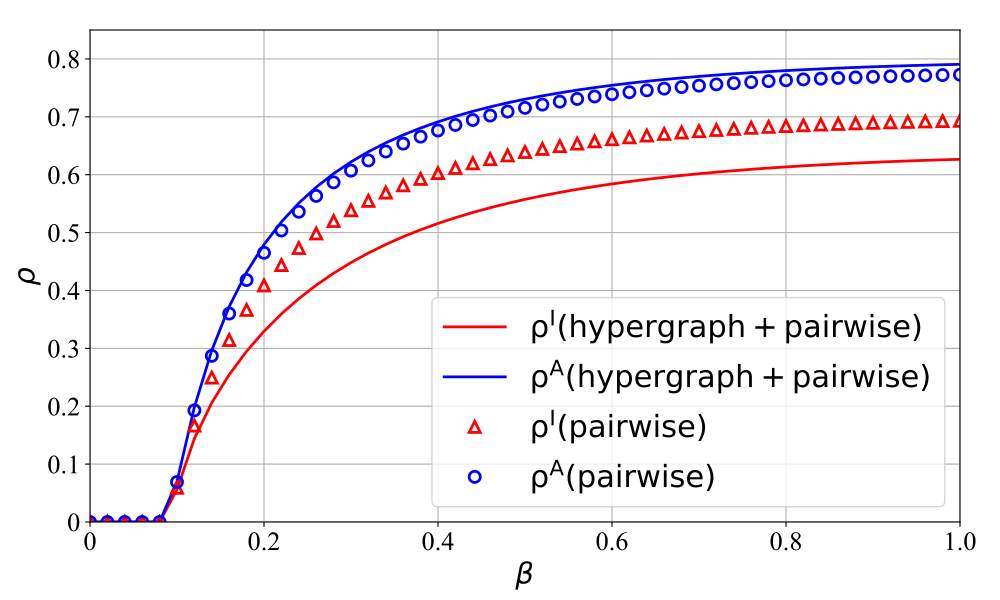

Reproduce this figure in Python.
import matplotlib.pyplot as plt
import matplotlib as mpl
import pandas as pd
import numpy as np
from matplotlib.ticker import FuncFormatter


# 设置默认字体为 Times New Roman
mpl.rcParams['font.family'] = 'Times New Roman'
mpl.rcParams['mathtext.rm'] = 'Times New Roman'


# 读取实验数据
experiment_df = pd.read_csv(r'D:\第一篇论文\实验代码\最新代码（完整版）\实验5_高阶与普通图对比\MMCA_pairwise_baseline.csv')
# 读取理论数据
theory_df = pd.read_csv(r'D:\第一篇论文\实验代码\最新代码（完整版）\实验1_MC与MMCA对比\MMCA0609.csv')

# 提取数据
beta_U_exp = experiment_df['beta_U']
rho_I_exp = experiment_df['infection_density']
rho_A_exp = experiment_df['awareness_density']

beta_U_theory = theory_df['beta_U']
rho_I_theory = theory_df['infection_density']
rho_A_theory = theory_df['awareness_density']

""" print('实际感知密度', rho_A_exp)
print('理论感知密度', rho_A_theory)
print('实际感知密度-理论感知密度',rho_A_exp-rho_A_theory )
print('(实际感知密度-理论感知密度)的绝对值',abs(rho_A_exp-rho_A_theory)) """
print('感知密度平均绝对误差', sum(abs(rho_A_exp-rho_A_theory)) / len(rho_A_theory))
print('感知密度平均相对误差', sum(abs(rho_A_exp-rho_A_theory)/abs(rho_A_theory))/len(rho_A_theory))
print("------------------------------------------")
# # 仅对分母大于零的元素进行计算
# valid_indices = rho_I_theory > 0  # 找到分母大于零的索引
# # 根据这些索引进行误差计算
# A = abs(rho_I_exp[valid_indices] - rho_I_theory[valid_indices])
# B = sum(A / abs(rho_I_theory[valid_indices]))
""" print('实际感染密度', rho_I_exp)
print('理论感染密度', rho_I_theory)
print('实际感染密度-理论感染密度', rho_I_exp-rho_I_theory )
print('(实际感染密度-理论感染密度)的绝对值', abs(rho_I_exp-rho_I_theory)) """
print('感染密度平均绝对误差', sum(abs(rho_I_exp-rho_I_theory))/len(rho_I_theory))
print('感染密度平均相对误差', sum(abs(rho_I_exp-rho_I_theory)/abs(rho_I_theory))/len(rho_I_theory))
print("------------------------------------------")
# 计算感染密度和感知密度的平均偏差
avg_abs_deviation_I = sum(abs(rho_I_exp - rho_I_theory)) / len(rho_I_theory)
avg_abs_deviation_A = sum(abs(rho_A_exp - rho_A_theory)) / len(rho_A_theory)

# 打印平均偏差
print(f'感染密度的平均偏差: {avg_abs_deviation_I:.6f}')
print(f'感知密度的平均偏差: {avg_abs_deviation_A:.6f}')

# 绘制密度曲线
plt.figure(figsize=(10, 6))

# MMCA感染密度：红色实线
plt.plot(beta_U_theory, rho_I_theory, color='red', label=r'$\mathrm{\rho^I(hypergraph + pairwise)}$', linewidth=2)
# MMCA感知密度：蓝色实线
plt.plot(beta_U_theory, rho_A_theory, color='blue', label=r'$\mathrm{\rho^A(hypergraph + pairwise)}$', linewidth=2)

# MC感染密度：红色空心向上三角形
plt.plot(beta_U_exp, rho_I_exp, color='red', marker='^', markerfacecolor='none',
         markeredgecolor='red', label=r'$\mathrm{\rho^I(pairwise)}$', linewidth=0, markersize=8, markeredgewidth=2)
# MC感知密度：蓝色空心圆
plt.plot(beta_U_exp, rho_A_exp, color='blue', marker='o', markerfacecolor='none',
         markeredgecolor='blue', label=r'$\mathrm{\rho^A(pairwise)}$', linewidth=0, markersize=8, markeredgewidth=2)

# 自定义格式化函数，将 0.0 显示为 0
def custom_formatter(x, pos):
    if x == 0:
        return '0'
    else:
        return '{:.1f}'.format(x)
# 使用自定义的格式化函数来格式化刻度标签
ax = plt.gca()
ax.xaxis.set_major_formatter(FuncFormatter(custom_formatter))
ax.yaxis.set_major_formatter(FuncFormatter(custom_formatter))

# 添加标题和标签
plt.xlim(0, 1)
plt.ylim(0, 0.85)
plt.title('')
plt.xlabel(r'$\beta$', fontsize=21)  # 增大x轴标签字体大小
plt.ylabel(r'$\rho$', fontsize=21)  # 增大y轴标签字体大小

# 设置刻度字体大小
plt.xticks(fontsize=19)  # 增大x轴刻度字体大小
plt.yticks(fontsize=19)  # 增大y轴刻度字体大小

# 添加网格
plt.grid(True)
# 添加图例
plt.legend(fontsize=22)

# 调整图形的边距以减少空白
plt.subplots_adjust(left=0.07+0.02, right=0.96, top=0.95, bottom=0.1+0.03)

# 保存图像为PDF
plt.savefig('D:\第一篇论文\实验代码\最新代码（完整版）\实验5_高阶与普通图对比\\hypergraph vs pairwise.pdf', format='pdf')

# 显示图像
plt.show()
